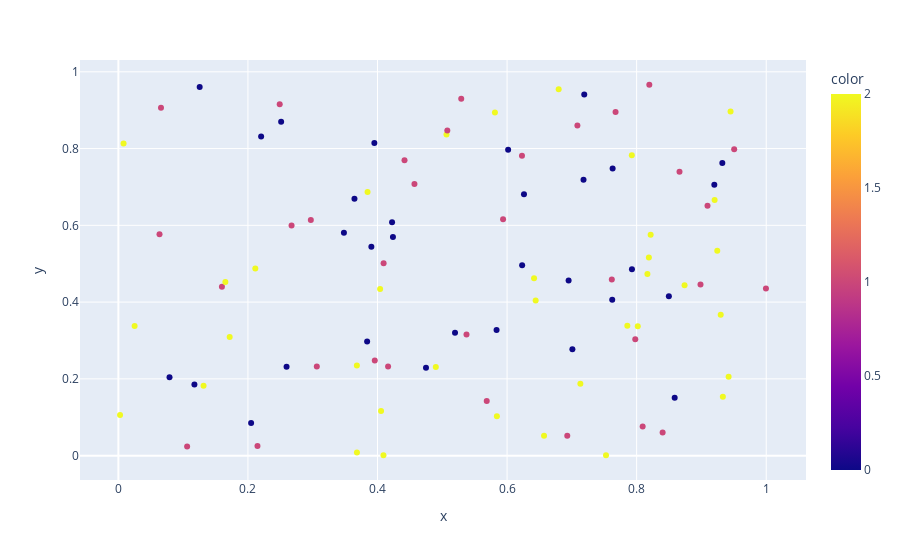

Notebook source saved alongside this figure:
### Code cell
## Color markers
px.scatter(x=x, y=y, color=cat) # continous scale
